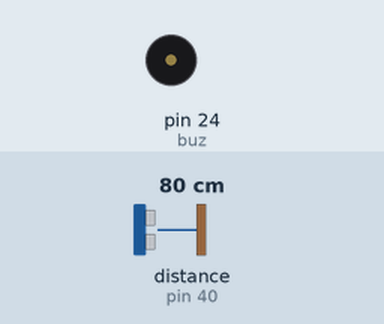
A sketch run on a simulated Arduino Mega 2560, built with avr-gcc and run on an emulated ATmega2560. Parts: buzzer (waves = sounding, pin HIGH). Wiring (inferred from the names in the program): ultrasonic range finder: trigger pin 30; echo pin 40. Inputs (shaded band) come from the test bench; at power-on: distance to the obstacle (sensor on pin 40) 80 cm. The echo pulse lasts 58.3 µs per cm; pins used as bus, display or sensor lines are not drawn; what the sketch prints to the serial monitor is not drawn.

Above: at 3.0 s.
3.1 s: distance to the obstacle (sensor on pin 40) set to 2 cm
6.0 s: distance to the obstacle (sensor on pin 40) set to 4 cm
Timing chart, 0 to 15.5 s (numbered marks = the images above; inputs shaded):
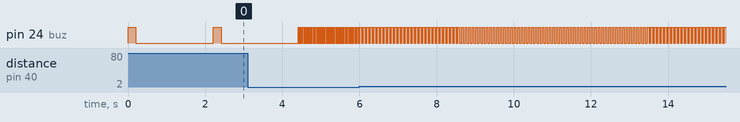

Measured:
- after the input at 6.0 s, pin 24 (buz): alternates HIGH for 0.05 s and LOW for 0.05 s, starting after 0.10 s
- by itself, pin 24 (buz): alternates HIGH for 0.20 s and LOW for 2.0 s

The sketch:

ultrason.ino
```cpp
#define trig 30
#define echo 40
#define buz 24
long dist;

void setup() {
  pinMode(trig,OUTPUT);
  pinMode(echo,INPUT);
  pinMode(buz,OUTPUT);

  Serial.begin(9600);
}

void loop() {

 //PULSO
  digitalWrite(trig,HIGH);
  delayMicroseconds(5);
  digitalWrite(trig,LOW);

 //DISPLAY DISTANCIA
  dist = pulseIn(echo,HIGH)/58;
  Serial.println(dist); //dist em cm


  if(dist<30){
    digitalWrite(buz,HIGH);
    delay(dist*15);
    digitalWrite(buz,LOW);
    delay(dist*15);
    //digitalWrite(buz,HIGH);
    //delay(dist);
  }
  else{
    digitalWrite(buz,HIGH);
    delay(200);
    digitalWrite(buz,LOW);
    delay(2000);
  }

  //delay(1000);
}
```
